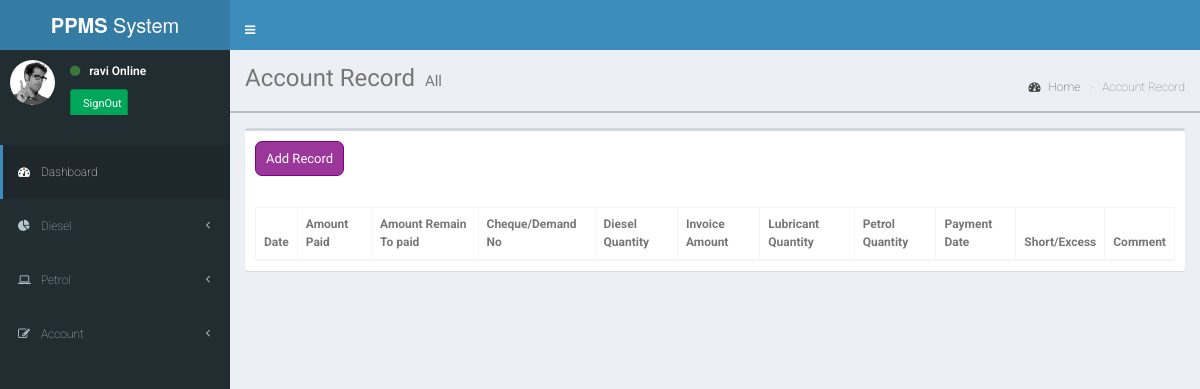
Page /account/ (signed in) on the earlier database version.
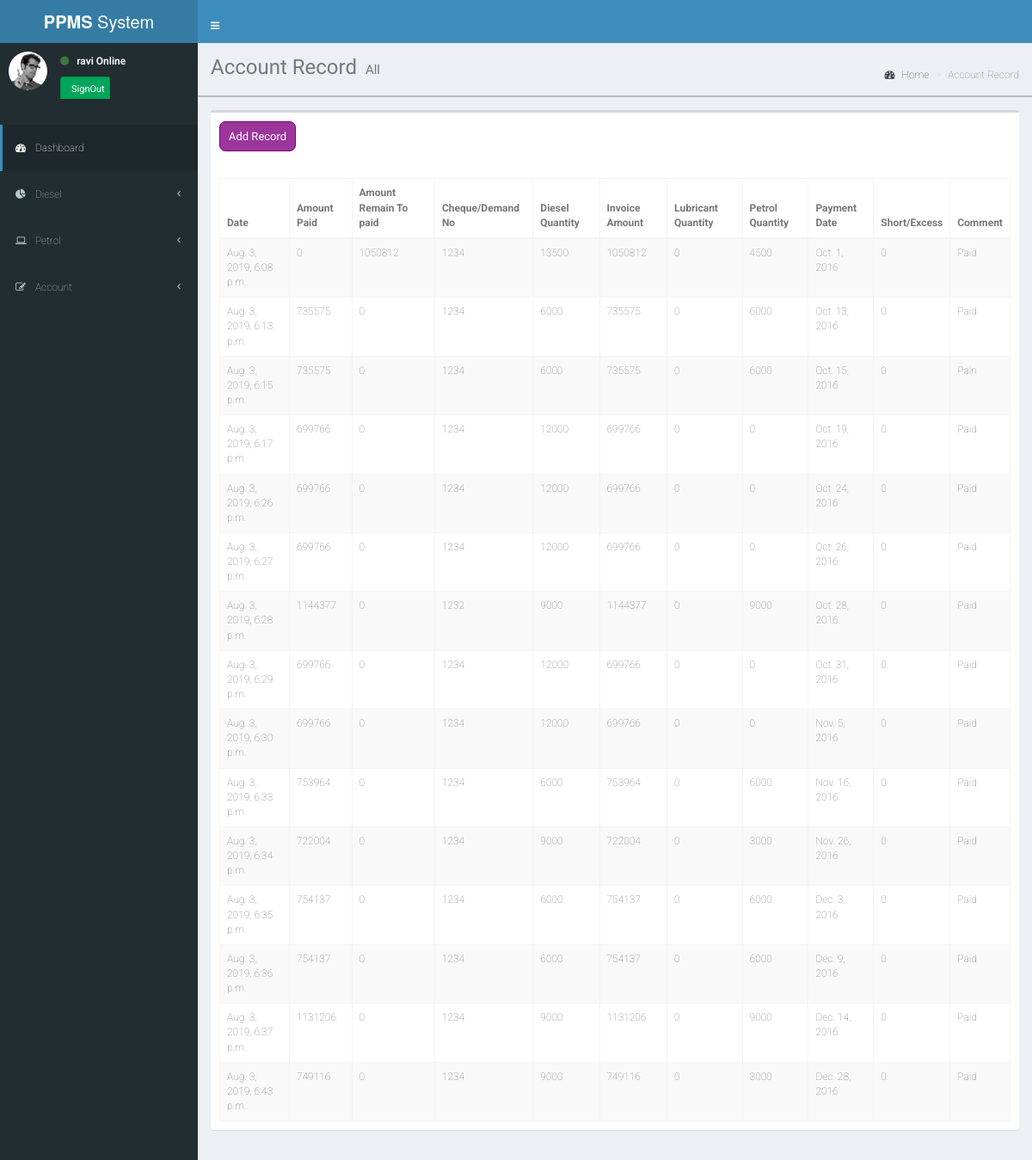
Same page on the later database version.
### PPMS_backend/models.py (models this page shows)
class Account(models.Model):
    date = models.DateTimeField(auto_now_add=True)
    invoiceNumber = models.IntegerField(unique_for_date=True)
    petrolQuantity = models.IntegerField(blank=True)
    dieselQuantity = models.IntegerField(blank=True)
    lubricantQuantity = models.IntegerField(blank=True)
    invoiceAmount = models.IntegerField(blank=False, null=False)
    cheque_demand_number = models.IntegerField(blank=False, null=False)
    paymentDate = models.DateField(auto_now_add=False, auto_now=False)
    amountPaid = models.IntegerField()
    amountRemainPaid = models.IntegerField()
    shortExcess = models.IntegerField(null=True)
    comment = models.CharField(max_length=255, null=True)
    def __str__(self):
        return '%s' % self.date

### PPMS_backend/views.py (the view)
# urls.py: path('account/', views.account, name="account"),
@login_required
def account(request):
    student_list = Account.objects.all()
    print("{}".format(student_list))
    return render(request,'account.html', {'student_list': student_list})

### PPMS_backend/templates/account.html (shortened to what this page needs)
{% extends 'base.html' %}
{% load static %}
{% block extracss %}
    <link rel="stylesheet" type="text/css" href="{% static 'css/style.css' %}">
    <link rel="stylesheet" href="{% static 'css/dataTables.bootstrap.min.css' %}">
{% endblock %}
{% block content %}
    <div class="head-holder">
    <section class="content-header">
        <h1>
            Account Record
            <small>All</small>
        </h1>
        <ol class="breadcrumb">
            <li>
                <a href="{% url 'home' %}">
                    <i class="fa fa-dashboard"></i>
                    Home
                </a>
            </li>
            <li class="active">Account Record</li>
        </ol>
    </section>
    </div>
    <section class="content">
        <div class="row">
            <div class="col-xs-12">
                <div class="box">
                    <div class="box-header">
                        <h3 class="box-title"><a href="{% url 'account-form' %}"class="add-record">Add Record</a></h3>
                    </div>
                    <div class="box-body">
                        <table id="example2" class="table table-bordered table-striped ">
                            <thead>
                            <tr>
                                <th>Date</th>
                                <th>Amount Paid</th>
                                <th>Amount Remain To paid</th>
                                <th>Cheque/Demand No</th>
                                <th>Diesel Quantity</th>
                                <th>Invoice Amount</th>
                                <th>Lubricant Quantity</th>
                                <th>Petrol Quantity</th>
                                <th>Payment Date</th>
                                <th>Short/Excess</th>
                                <th>Comment</th>
                            </tr>
                            </thead>
                            <tbody>
                            {% for foo in student_list %}
                                <tr>
                                    <td>{{ foo.date }}</td>
                                    <td>{{ foo.amountPaid }}</td>
                                    <td>{{ foo.amountRemainPaid }}</td>
                                    <td>{{ foo.cheque_demand_number }}</td>
                                    <td>{{ foo.dieselQuantity }}</td>
                                    <td>{{ foo.invoiceAmount }}</td>
                                    <td>{{ foo.lubricantQuantity }}</td>
                                    <td>{{ foo.petrolQuantity }}</td>
                                    <td>{{ foo.paymentDate }}</td>
                                    <td>{{ foo.shortExcess }}</td>
                                    <td>{{ foo.comment }}</td>
                                </tr>
                            {% endfor %}
                            </tbody>
                        </table>
                    </div>
                </div>
            </div>
        </div>
    </section>
{% endblock %}

Differences in the rows shown:
added Account: date "Aug. 3, 2019, 6:08 p.m.", amountPaid "0", amountRemainPaid "1050812", cheque_demand_number "1234", dieselQuantity "13500", invoiceAmount "1050812", lubricantQuantity "0", petrolQuantity "4500", paymentDate "Oct. 1, 2016", shortExcess "0", comment "Paid"
added Account: date "Aug. 3, 2019, 6:13 p.m.", amountPaid "735575", amountRemainPaid "0", cheque_demand_number "1234", dieselQuantity "6000", invoiceAmount "735575", lubricantQuantity "0", petrolQuantity "6000", paymentDate "Oct. 13, 2016", shortExcess "0", comment "Paid"
added Account: date "Aug. 3, 2019, 6:15 p.m.", amountPaid "735575", amountRemainPaid "0", cheque_demand_number "1234", dieselQuantity "6000", invoiceAmount "735575", lubricantQuantity "0", petrolQuantity "6000", paymentDate "Oct. 15, 2016", shortExcess "0", comment "Pain"
added Account: date "Aug. 3, 2019, 6:17 p.m.", amountPaid "699766", amountRemainPaid "0", cheque_demand_number "1234", dieselQuantity "12000", invoiceAmount "699766", lubricantQuantity "0", petrolQuantity "0", paymentDate "Oct. 19, 2016", shortExcess "0", comment "Paid"
added Account: date "Aug. 3, 2019, 6:26 p.m.", amountPaid "699766", amountRemainPaid "0", cheque_demand_number "1234", dieselQuantity "12000", invoiceAmount "699766", lubricantQuantity "0", petrolQuantity "0", paymentDate "Oct. 24, 2016", shortExcess "0", comment "Paid"
added Account: date "Aug. 3, 2019, 6:27 p.m.", amountPaid "699766", amountRemainPaid "0", cheque_demand_number "1234", dieselQuantity "12000", invoiceAmount "699766", lubricantQuantity "0", petrolQuantity "0", paymentDate "Oct. 26, 2016", shortExcess "0", comment "Paid"
added Account: date "Aug. 3, 2019, 6:28 p.m.", amountPaid "1144377", amountRemainPaid "0", cheque_demand_number "1232", dieselQuantity "9000", invoiceAmount "1144377", lubricantQuantity "0", petrolQuantity "9000", paymentDate "Oct. 28, 2016", shortExcess "0", comment "Paid"
added Account: date "Aug. 3, 2019, 6:29 p.m.", amountPaid "699766", amountRemainPaid "0", cheque_demand_number "1234", dieselQuantity "12000", invoiceAmount "699766", lubricantQuantity "0", petrolQuantity "0", paymentDate "Oct. 31, 2016", shortExcess "0", comment "Paid"
added Account: date "Aug. 3, 2019, 6:30 p.m.", amountPaid "699766", amountRemainPaid "0", cheque_demand_number "1234", dieselQuantity "12000", invoiceAmount "699766", lubricantQuantity "0", petrolQuantity "0", paymentDate "Nov. 5, 2016", shortExcess "0", comment "Paid"
added Account: date "Aug. 3, 2019, 6:33 p.m.", amountPaid "753964", amountRemainPaid "0", cheque_demand_number "1234", dieselQuantity "6000", invoiceAmount "753964", lubricantQuantity "0", petrolQuantity "6000", paymentDate "Nov. 16, 2016", shortExcess "0", comment "Paid"
added Account: date "Aug. 3, 2019, 6:34 p.m.", amountPaid "722004", amountRemainPaid "0", cheque_demand_number "1234", dieselQuantity "9000", invoiceAmount "722004", lubricantQuantity "0", petrolQuantity "3000", paymentDate "Nov. 26, 2016", shortExcess "0", comment "Paid"
added Account: date "Aug. 3, 2019, 6:35 p.m.", amountPaid "754137", amountRemainPaid "0", cheque_demand_number "1234", dieselQuantity "6000", invoiceAmount "754137", lubricantQuantity "0", petrolQuantity "6000", paymentDate "Dec. 3, 2016", shortExcess "0", comment "Paid"
added Account: date "Aug. 3, 2019, 6:36 p.m.", amountPaid "754137", amountRemainPaid "0", cheque_demand_number "1234", dieselQuantity "6000", invoiceAmount "754137", lubricantQuantity "0", petrolQuantity "6000", paymentDate "Dec. 9, 2016", shortExcess "0", comment "Paid"
added Account: date "Aug. 3, 2019, 6:37 p.m.", amountPaid "1131206", amountRemainPaid "0", cheque_demand_number "1234", dieselQuantity "9000", invoiceAmount "1131206", lubricantQuantity "0", petrolQuantity "9000", paymentDate "Dec. 14, 2016", shortExcess "0", comment "Paid"
added Account: date "Aug. 3, 2019, 6:43 p.m.", amountPaid "749116", amountRemainPaid "0", cheque_demand_number "1234", dieselQuantity "9000", invoiceAmount "749116", lubricantQuantity "0", petrolQuantity "3000", paymentDate "Dec. 28, 2016", shortExcess "0", comment "Paid"
